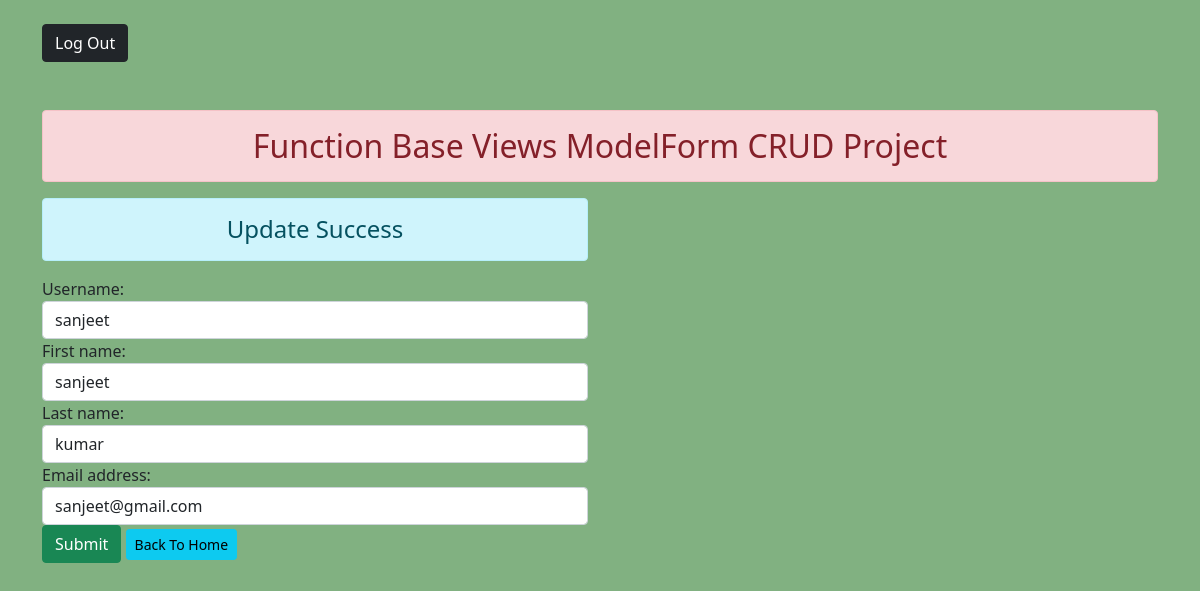
Screenshot of /adminupdate13/ with the database file from the repository.
### apps/models.py (models this page shows, shortened)
class CustomUser(AbstractUser):
    role_based = [
    ('FM', 'Floor Manager'),
    ('TL', 'Team Lead'),
    ('TM', 'Team Member'),
    ('TR', 'Trainee'),
]
    status = models.CharField(max_length=2, choices=role_based)
    objects=CustomManager()

### apps/views.py (the view)
# urls.py: path('adminupdate<int:id>/',views.adminupdate,name='adminupdate'),
def adminupdate(request, id):
    if request.method == 'POST':
        user = CustomUser.objects.get(pk=id)
        fm = EditAdminUserProfileForm(request.POST, instance=user)
        if fm.is_valid():
            fm.save()
            messages.success(request,'Login Successfull')
            return redirect(show)
    else:
        user = CustomUser.objects.get(pk=id)
        fm = EditAdminUserProfileForm(instance=user)
    return render(request, 'enroll/update.html', {'form': fm})

### apps/forms.py
class EditAdminUserProfileForm(UserChangeForm):
    password=None
    class Meta:
        model=User
        fields=['username','first_name','last_name','email']
        widgets={
            'username':forms.TextInput(attrs={'class':'form-control'}),
            'first_name':forms.TextInput(attrs={'class':'form-control'}),
            'last_name':forms.TextInput(attrs={'class':'form-control'}),
            'email':forms.EmailInput(attrs={'class':'form-control'}),
        }

### apps/templates/enroll/update.html (shortened to what this page needs)
{% extends 'enroll/base.html' %}
{% block content %}
<div class="text">
<div class="row">
    <div class="col-sm-6">
        <h4 class="text-center alert alert-info">Update Success</h4>
        <form action="" method="POST">
        {% for fm in form %}
        {{fm.label_tag }} {{fm}} {{fm.errors|striptags}}
        {% endfor %}
            <input type="submit" class="btn btn-success" value="Submit">
            <a href="{% url 'addandshow' %}" class="btn btn-sm btn-info">Back To Home</a>
        </form>
    </div>
</div>
</div>
{% endblock content %}

### apps/static/enroll/css/style.css (style rules this page uses)
body { background-color: rgb(129, 177, 129); }

### rows the page displays
CustomUser: form "sanjeet" "sanjeet" "kumar" "sanjeet@gmail.com"

### other values shown
{{ fm.label_tag }} "Username:" "First name:" "Last name:" "Email address:"
